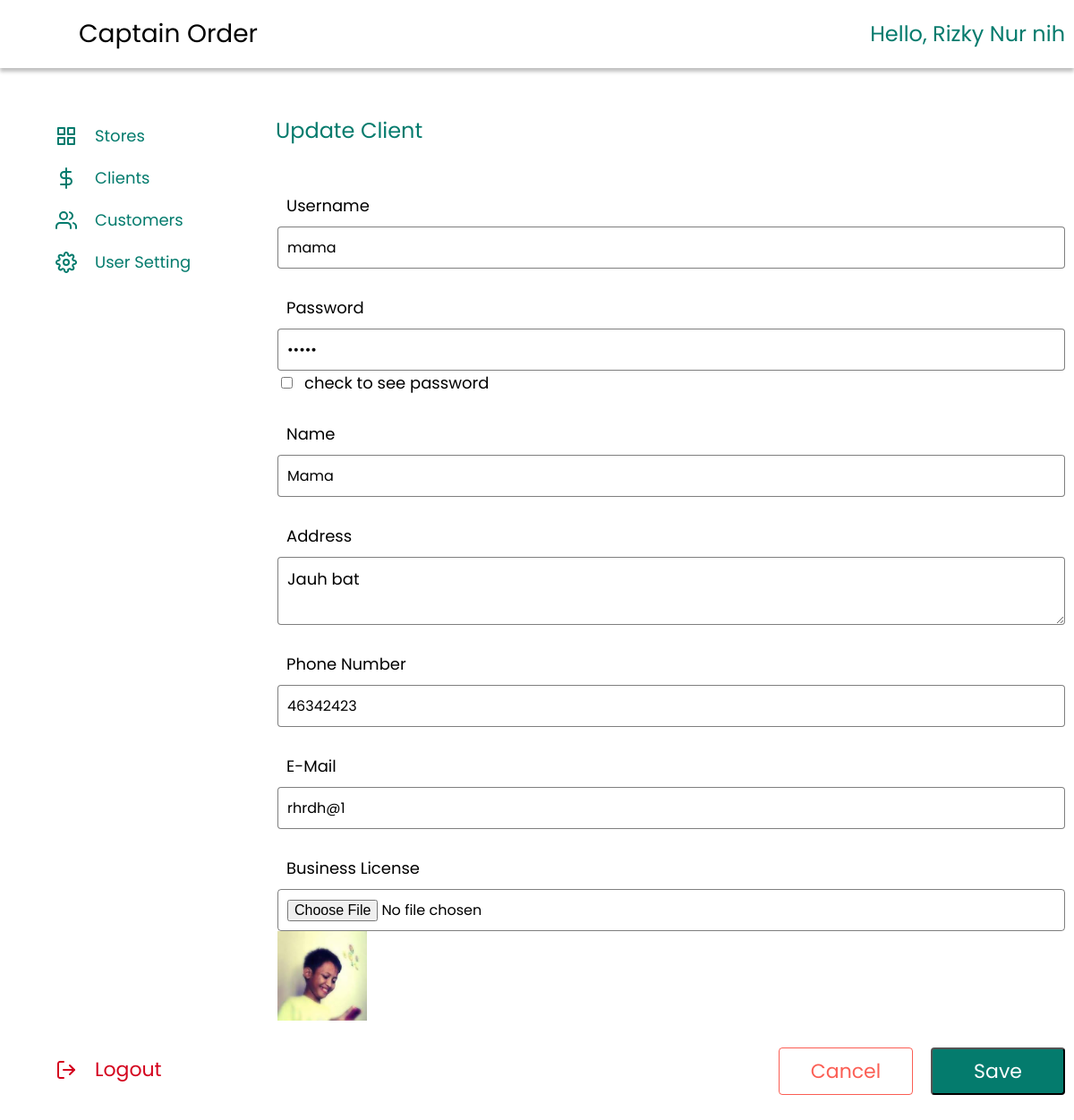
The page /index_u.php?page=edit-client&kode=34 (signed in) on the database its author committed.
### tables this page shows
CREATE TABLE `client` (
  `id` int(11) NOT NULL,
  `username` varchar(50) NOT NULL,
  `password` varchar(8) NOT NULL,
  `name_c` varchar(50) NOT NULL,
  `address` varchar(100) NOT NULL,
  `phone_number` varchar(13) NOT NULL,
  `email` varchar(50) NOT NULL,
  `id_card` varchar(255) NOT NULL,
  `profile_picture` varchar(255) NOT NULL,
  `business_license` varchar(255) NOT NULL
);

### super/client/update.php (the view, shortened to what this page needs)
<?php
if (isset($_GET['kode'])) {
	$sql_cek="SELECT *FROM client WHERE id='".$_GET['kode']."'";
	$query_cek = mysqli_query($koneksi, $sql_cek);
  $data_cek = mysqli_fetch_array($query_cek,MYSQLI_ASSOC);
}
$target_bl='dist/img/client/bl/';
 ?>
<div class="head">
	<div class="tittle">
		<p>Update Client</p>
	</div>
</div>
<div class="cont-add-client">
	<form action="" method="POST" enctype="multipart/form-data">
		<div class="input">
			<div class="col">
				<label for="username">Username</label>
				<input type="text" readonly name="username" id="username" placeholder="type username here" value="<?= $data_cek['username']; ?>">
			</div>
			<div class="col">
				<label for="password">Password</label>
				<input type="password" name="password" id="password" placeholder="type password here" value="<?= $data_cek['password']; ?>">
				<div class="checkbox">
				  <input type="checkbox" name="look-password" id="mybutton" onclick="change()">
				  <label for="mybutton">check to see password</label>
				</div>
			</div>
			<div class="col">
				<label for="name">Name</label>
				<input type="text" name="name" id="name" placeholder="type name here" value="<?= $data_cek['name_c']; ?>">
			</div>
			<div class="col">
				<label for="address">Address</label>
				<textarea id="address" name="address" placeholder="type address here"><?= $data_cek['address']; ?></textarea>
			</div>
			<div class="col">
				<label for="contact">Phone Number</label>
				<input type="text" name="phone_number" id="contact" placeholder="type number phone here" value="<?= $data_cek['phone_number']; ?>">
			</div>
			<div class="col">
				<label for="email">E-Mail</label>
				<input type="email" name="email" id="email" placeholder="type email here" value="<?= $data_cek['email']; ?>">
			</div>
			<div class="col">
				<label for="business_license">Business License</label>
				<input type="file" name="bl" id="business_license">
				<img width="100px" src="<?= $target_bl.$data_cek['business_license']; ?>">
			</div>
		</div>
		<div class="button">
			<a href="?page=data-client">Cancel</a>
			<input type="submit" name="save" value="Save">
		</div>
	</form>
</div>

### rows shown on the page
client: username "mama", name "Mama", address "Jauh bat", phone_number "46342423", email "rhrdh@1", business_license (picture)

### other values the page prints
$data_name "Rizky Nur nih"
